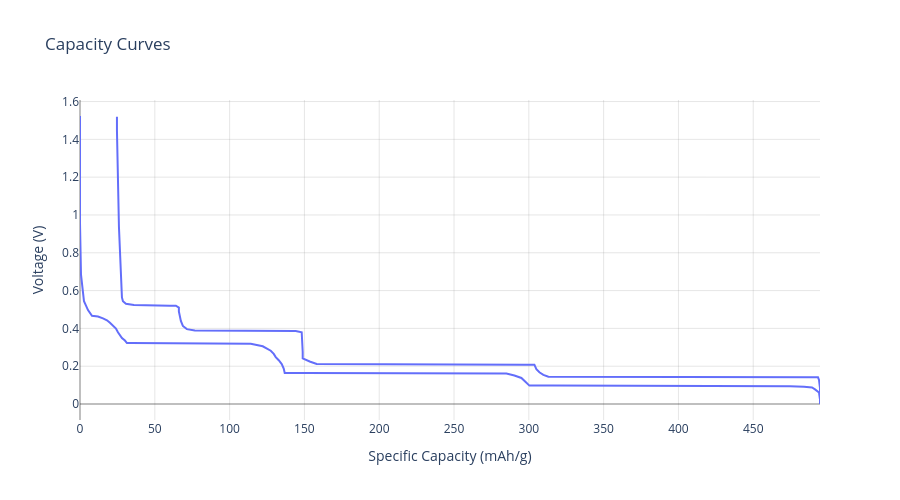

This figure's notebook cell:
### Code cell
# lead 

half_cell = (
    pd.read_csv(
        '../local_data/active_materials/anode/lead.csv',
        names=['specific_capacity', 'voltage', 'direction', 'id'],
        skiprows=1
    ).drop(
        columns=['id']
    ).assign(
        direction = lambda x: x['direction'].apply(lambda y: 'discharge' if y == 'CC_DChg' else 'charge'),
    )
)

# px.line(half_cell, x='specific_capacity', y='voltage', markers=True, color='direction').show()

pb = AnodeMaterial(
    name = 'Lead',
    reference = 'Na/Na+',
    specific_cost = 2.50,
    density = 11.340,
    specific_capacity_curves = half_cell,
    color='#6e7f80'
)

pb.plot_specific_capacity_curves(width=900, height=500).show()
